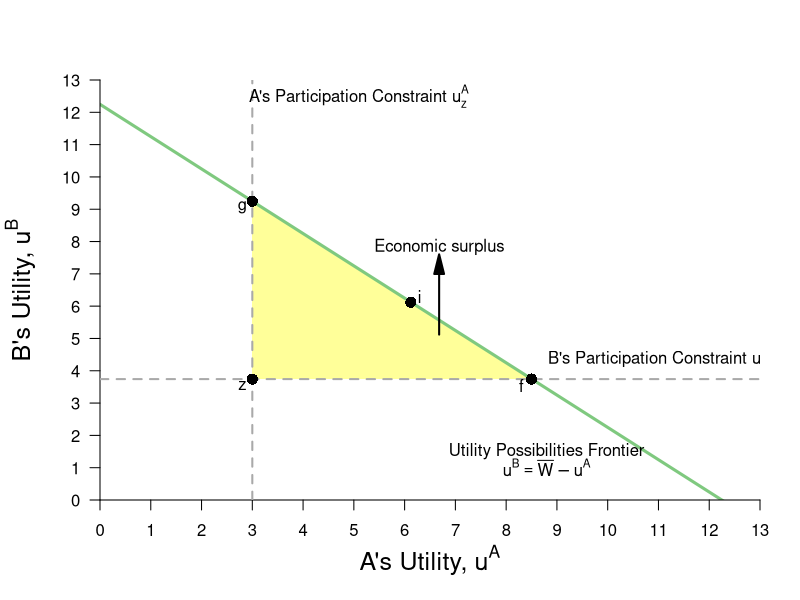

Here is the R script that generated this plot:
require(ggplot2)
require(shape)
require(plotrix)
#pdf(file = "property_tioli_upfSTEP1.pdf", width = 9, height = 7)
#pdf(file = "property_tioli_upfSTEP2.pdf", width = 9, height = 7)
#pdf(file = "property_tioli_upfSTEP3.pdf", width = 9, height = 7)
pdf(file = "property/property_tioli_upf.pdf", width = 9, height = 7)

#Set parameters for graphics
axislabelsize <- 1.5
graphlinewidth <- 3
arrowwidth <- 0.5



#Colors
COL <- c("#7fc97f", "#beaed4", "#fdc086", "#ffff99", "#386cb0", "#f0027f", "#bf5b17", "#666666")
COLA <- c("#99d8c9","#66c2a4","#41ae76", "#238b45", "#005824")
COLB <- c("#4eb3d3", "#2b8cbe", "#0868ac","#084081")

upf <- function(ub) {
  12.24745 - ub
}


uA <- function(xA, yA, alpha = 1/2){
  ((xA)^alpha)*((yA)^(1 - alpha))
}


#Notes
#ua = (xa^0.5)*(ya^0.5)
#ub = ((10-xa)^05)*((15-ya)^0.5)

#ua = (10^0.5)*(15^0.5) = 12.24745
#ua_e = u(8,2) = (8^0.5)*(2^0.5) = 4

#Point g
# => x^A = 4/((3/2)^0.5) = 3.27 => x^B = 6.73
# => y^A = 3/2(x^A) = 4.9 => y^B = 10.1
#ua_g(4.9^0.5)*(3.27^0.5) = 4.002874
#ub_g(6.73^0.5)*(10.1^0.5) = 8.244574
#W = (4.002874^0.5)*(8.244574^0.5) = 5.744736

#COL <- c("#7fc97f", "#beaed4", "#fdc086", "#ffff99")
par(mar =  c(5, 5, 4, 2))
xlims <- c(0, 13)
ylims <- c(0, 13)


plot(0, 0, xlim = xlims, ylim = ylims, type = "n",
     xlab = expression(paste("A's Utility, ", u^A)),
     ylab = expression(paste("B's Utility, ", u^B)),
     xaxt = "n", 
     yaxt = "n", 
     cex.lab = axislabelsize, 
     bty = "n",
     xaxs="i", 
     yaxs="i")

npts <- 500 
npts2 <- 501
#Specify the sequences of points for graphing. 
xx1 <- seq(xlims[1], xlims[2], length.out = npts)
xx2 <- seq(xlims[1], xlims[2], length.out = npts)
xx3 <- seq(xlims[1], xlims[2], length.out = npts2)

#polygons
#I need something like xx1 with npts for 
xpoly1 <- c(uA(9,1), 8.5, uA(9,1), uA(9,1))
ypoly1 <- c(uA(1,14), uA(1,14), upf(uA(9,1)), uA(1,14))
polygon(x = xpoly1, y = ypoly1, col=COL[4], density=NULL, border = NA)

#xpoly2 = c(0, 0, 12.24745, xlims[2], xlims[2], 0)
#ypoly2 = c(ylims[2], 12.24745, 0, 0, ylims[2], ylims[2])
#polygon(x = xpoly2, y = ypoly2, col=COL[4], density=NULL, border = NA)



#Draw the lines for the graphs
lines(xx1, upf(xx1), col = COL[1], lwd = graphlinewidth)

#Customize ticks and labels for the plot
ticksy <- seq(from = ylims[1], to = ylims[2], by = 1)
ylabels <- seq(from = ylims[1], to = ylims[2], by = 1)
ticksx <- seq(from =  xlims[1], to = xlims[2], by = 1)
xlabels <- seq(from = xlims[1], to = xlims[2], by = 1)
axis(1, at = ticksx, pos = 0, labels = xlabels)
axis(2, at = ticksy, pos = 0, labels = ylabels, las = 1)

#Annotation of the  graphs
#UPF
text(8.8, 1.5, expression(paste("Utility Possibilities Frontier")))
text(8.8, 1, expression(paste(u^B == bar(W) - u^A)))

#SWF
#text(11.5, 4.5, expression(paste("Social Planner's")))
#text(11.5, 4, expression(paste("Iso-welfare Curves")))

#Annotate Point f
#u^A = (5.84^0.5)*(8.77^0.5) = 7.16
#u^B = (4.16^0.5)*(6.23^0.5) = 5.09
#W = (7.16^0.5)*(5.09^0.5) = 6.03692

#points(5.09, 7.15, pch = 16, col = "black", cex = 1.5)
#text(5.3, 7.3, expression(f))


#Annotate Point i
#(5^0.5)*(7.5^0.5) = 6.123724
#W = (6.123724^0.5)(6.123724^0.5) = 6.123724
#points(6.123724, 6.123724, pch = 16, col = "black", cex = 1.5)
#text(6.3, 6.3, expression(i))

#Annotate point g
#ua_g(4.9^0.5)*(3.27^0.5) = 4.002874
#ub_g(6.73^0.5)*(10.1^0.5) = 8.244574
#W = (4.002874^0.5)*(8.244574^0.5) = 5.744736
#points(8.24, 4, pch = 16, col = "black", cex = 1.5)
#text(8.4, 4.2, expression(g))

#Annotate point e.
#ua_e = (8^0.5)*(2^0.5) = 4
#ub_e = (2^0.5)*(13.1^0.5) = 5.118594
#W = (4^0.5)*(5.118594^0.5) = 4.524862
segments(0,  uA(1,14), xlims[2], uA(1,14), lty = 2, col = "darkgray", lwd = 2)
segments(uA(9,1), 0, uA(9,1), ylims[2], 13, lty = 2, col = "darkgray", lwd = 2)

#Annotate e
points(uA(9,1),  uA(1,14), pch = 16, col = "black", cex = 1.5)
text(uA(9,1)-0.2,  uA(1,14)-0.2, expression(z))

#Annotate f
points(8.5, uA(1,14), pch = 16, col = "black", cex = 1.5)
text(8.5 - 0.2, uA(1,14) - 0.2, expression(f))

#Annotate g
points(uA(9,1, alpha = 1/2), upf(uA(9,1)), pch = 16, col = "black", cex = 1.5)
text(uA(9,1, alpha = 1/2)-0.2, upf(uA(9,1))-0.2, expression(g))

#Annotate m
#points(4.389995,  5.703502, pch = 16, col = "black", cex = 1.5)
#text(4.6, 5.9, expression(m))

#Label economic rents
Arrows(6.68, 5.12, 6.68, 7.3, col = "black", lty = 1, lwd = 2, arr.type = "triangle")
text(6.68, 7.82, expression(paste("Economic surplus")))

#Point h
#points(4, 10, pch = 16, col = "black", cex = 1.5)
#u^A_h(6, 5) = (6^0.5)*(5^0.5) = 5.477226
#u^A_h(4, 10) = (4^0.5)*(10^0.5) = 6.324555
#points(6.12, 4, pch = 16, col = "black", cex = 1.5)
#text(5.92, 3.8, expression(h))

#Annotate Point i
#(5^0.5)*(7.5^0.5) = 6.123724
#W = (6.123724^0.5)(6.123724^0.5) = 6.123724
points(6.123724, 6.123724, pch = 16, col = "black", cex = 1.5)
text(6.3, 6.3, expression(i))

#Label Participation Constraints
#Aisha's
text(11, 4.4, expression(paste("B's Participation Constraint ", u[z]^B)))

#Betty's
text(5.1, 12.5, expression(paste("A's Participation Constraint ", u[z]^A)))

#Arrows showing Social Planner's choices
#Arrows(5.2, 4.2, 5.9, 4.2, col = "black", lty = 1, lwd = 2, arr.type = "triangle", arr.lwd = arrowwidth)
#Arrows(6.12, 4.2, 6.12, 5.7, col = "black", lty = 1, lwd = 2, arr.type = "triangle", arr.lwd = arrowwidth)

dev.off()
